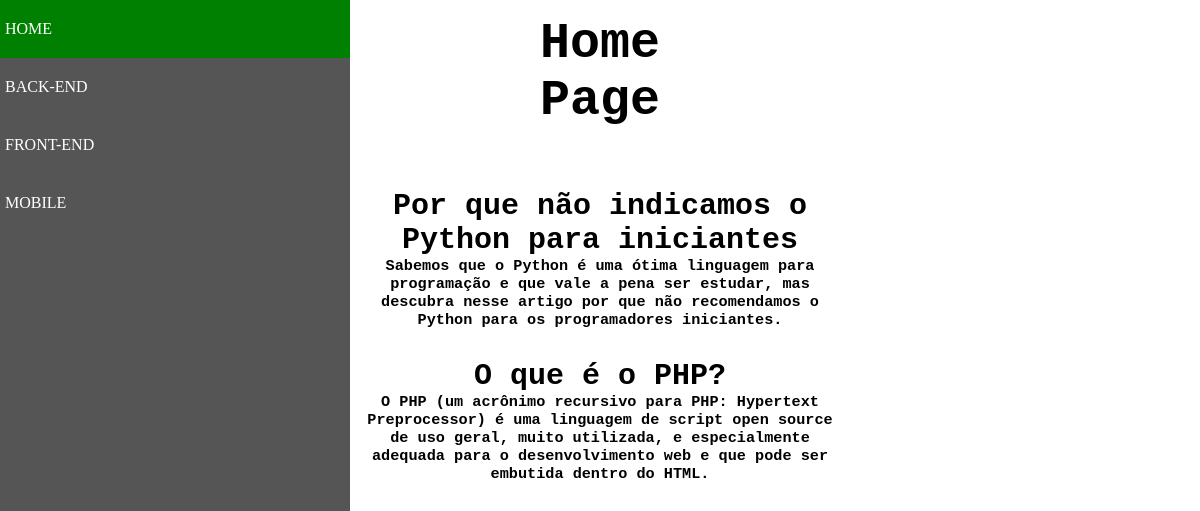
Screenshot of /genero.php?genero=BACK-END with the database file from the repository.
### tables this page shows
CREATE TABLE `artigos` (
  `id` int(11) NOT NULL AUTO_INCREMENT,
  `titulo` text DEFAULT NULL,
  `previa` text DEFAULT NULL,
  `conteudo` text DEFAULT NULL,
  `genero` varchar(20) DEFAULT NULL,
  `imagem` varchar(100) DEFAULT NULL,
  PRIMARY KEY (`id`)
);

### src/Artigo.php (called while the page is built, shortened)
<?php
class artigo
{
    private $mysql;
    public function __construct(mysqli $mysql)
    {
        $this->mysql = $mysql;
    }
    public function filtrarGenero(string $genero): array
    {
        $resultado = $this->mysql->prepare("SELECT id, titulo, previa, conteudo, genero, imagem FROM artigos WHERE genero = ?;");
        $resultado->bind_param('s', $genero);
        $resultado->execute();
        $artigo = $resultado->get_result()->fetch_all(MYSQLI_ASSOC);
        return $artigo;
    }
    public function exibirGeneros(): array
    {
        $resultado = $this->mysql->query('SELECT genero FROM artigos GROUP BY genero;');
        return $resultado->fetch_all(MYSQLI_ASSOC);
    }
}

### genero.php (the view, shortened to what this page needs)
<?php
include 'config.php';
require 'src/Artigo.php';
$artigos = new Artigo($mysql);
$art = $artigos->filtrarGenero($_GET['genero']);
$generos = $artigos->exibirGeneros();
?>
<!DOCTYPE html>
<html lang="pt-br">
<head>
    <link rel="stylesheet" href="style.css">
</head>
<body>
    <nav>
        <ul>
            <a href="index.php" class="item-menu"><li>HOME</li></a>
            <?php foreach ($generos as $genero) : ?>
                <a href="genero.php?genero=<?php echo $genero['genero']; ?>" class="item-menu"><li><?php echo $genero['genero']; ?></li></a>
            <?php endforeach ?>
        </ul>
    </nav>
    <div class="conteiner">
        <h1>Home Page</h1>
        <?php foreach ($art as $artigo) : ?>
        <div class="artigo">
            <a href="artigo.php?id=<?php echo $artigo['id'] ?>" class="um-artigo"><h2><?php echo $artigo['titulo']; ?></h2>
            <h3><?php echo $artigo['previa']; ?>
            </h3>
            </a>
        </div>
        <?php endforeach ?>
    </div>
</body>
</html>

### style.css (style rules this page uses)
* { padding: 0px; margin: 0px; }
.item-menu { display: block; text-decoration: none; padding: 20px 5px; color: white; }
ul { list-style-type: none; }
h1 { display: inline-block; text-align: center; width: 50%; }
nav { background-color: rgba(16, 16, 16, 0.711); width: 350px; height: 100%; min-height: 100vh; display: inline-block; position: absolute; margin-right: 0%; }
.conteiner { text-align: center; display: inline-block; margin-top: 0px; margin-left: 30%; width: 40%; font-family: monospace; }
h1 { padding-top: 15px; padding-bottom: 30px; padding-left: auto; font-size: 50px; }
h2 { font-size: 30px; }
.um-artigo { text-decoration: none; color: black; }
.artigo { margin: 30px 0; }

### rows the page displays
artigos: titulo "Por que não indicamos o Python para iniciantes", previa "Sabemos que o Python é uma ótima linguagem para programação e que vale a pena ser estudar, mas descubra nesse artigo por que não recomendamos o Python para os programadores iniciantes."
artigos: titulo "O que é o PHP?", previa "O PHP (um acrônimo recursivo para PHP: Hypertext Preprocessor) é uma linguagem de script open source de uso geral, muito utilizada, e especialmente adequada para o desenvolvimento web e que pode ser embutida dentro do HTML."

### other values shown
$genero['genero'] "BACK-END"
$genero['genero'] "FRONT-END"
$genero['genero'] "MOBILE"
